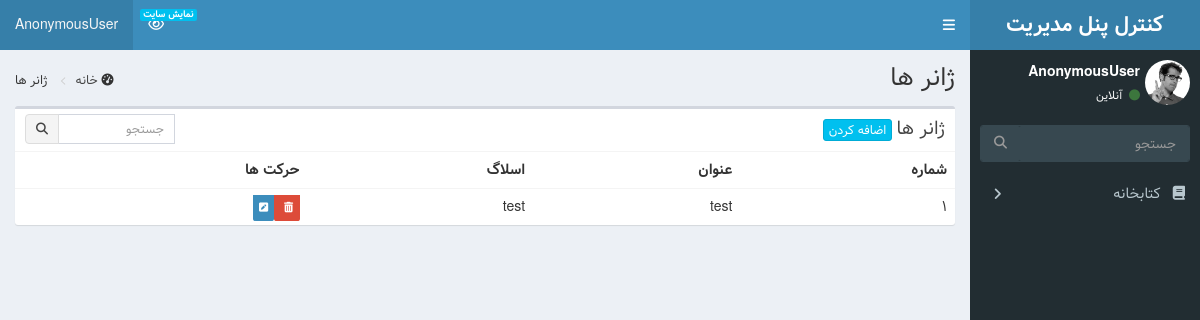
The page /admin_panel/genres/ on the database as committed earlier.
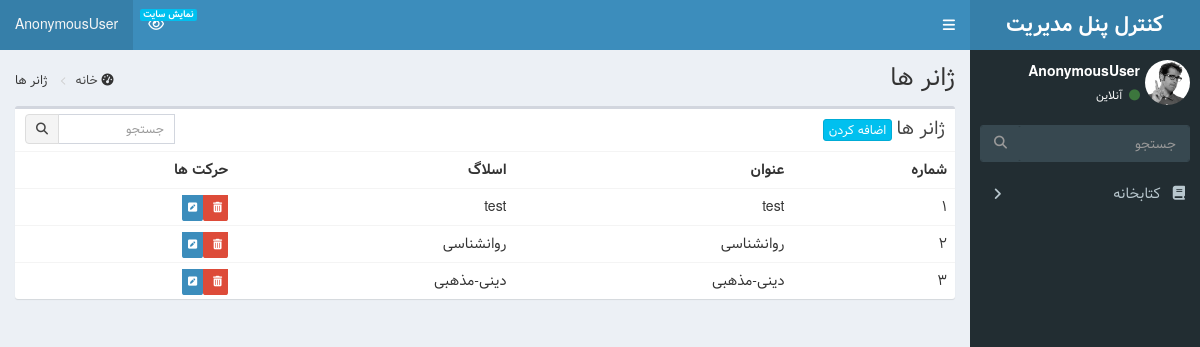
The same page on the database as committed later.
### library/models.py (models this page shows, shortened)
class Genres(models.Model):
    title = models.CharField(max_length=50, verbose_name="عنوان")
    slug = models.SlugField(
        max_length=20, allow_unicode=True, unique=True, editable=False
    )

### admin_panel/views.py (the view)
# urls.py: path("genres/", views.GenresListView.as_view(), name="genres_admin"),
class GenresListView(ListView):
    model = models.Genres
    template_name = "admin_panel/genres/genres_list.html"
    context_object_name = "genres"

### admin_panel/templates/admin_panel/genres/genres_list.html (shortened to what this page needs)
{% extends 'admin_panel/basic.html' %}
{% block content %}
<section class="content-header">
    <h1>
        ژانر ها
    </h1>
    <ol class="breadcrumb">
        <li><i class="fa fa-dashboard"></i> <a href="{% url "admin" %}"> خانه </a></li>
        <li> ژانر ها</li>
    </ol>
</section>
<section class="content">
    <div class="row">
        <div class="col-xs-12">
            <div class="box">
                <div class="box-header">
                    <h3 class="box-title"> ژانر ها</h3>
                    <div class="box-tools">
                        <form class="input-group input-group-sm" style="width: 150px;"
                            action="{%url 'translator_search'%}" method="post">
                            <input type="search" name='search' class="form-control pull-right" placeholder="جستجو">
                            <div class="input-group-btn">
                                <button type="submit" class="btn btn-default"><i class="fa fa-search"></i></button>
                            </div>
                        </form>
                    </div>
                    <a class="btn btn-info btn-xs" href="{% url 'genres_create' %}">اضافه کردن</a>
                </div>
                <div class="box-body table-responsive no-padding">
                    <table class="table table-hover">
                        <tbody>
                            <tr>
                                <th>شماره</th>
                                <th>عنوان</th>
                                <th>اسلاگ</th>
                                <th>حرکت ها</th>
                            </tr>
                            {% for genre in genres %}
                            <tr>
                                <td>{{genre.id}}</td>
                                <td>{{genre.title}}</td>
                                <td>{{genre.slug}}</td>
                                <td>
                                    <a href="{%url 'genre_delete' genre.pk%}" class="label-danger">
                                        <span class="label label-danger">
                                            <i class="fa fa-trash"></i>
                                        </span>
                                    </a>
                                    <a href="{%url 'genre_update' genre.pk%}" class="label-primary">
                                        <span class="label label-primary">
                                            <i class="fa  fa-pencil-square"></i>
                                        </span>
                                    </a>
                                </td>
                            </tr>
                            {% endfor %}
                        </tbody>
                    </table>
                </div>
            </div>
        </div>
    </div>
</section>
{% endblock content %}

### admin_panel/templates/admin_panel/basic.html (shortened to what this page needs)
{% load static %}
<!DOCTYPE html>
<html>
<head>
  <link rel="stylesheet" href="{% static 'admin_panel/dist/css/bootstrap-theme.css' %}">
  <link rel="stylesheet" href="{% static 'admin_panel/dist/css/rtl.css' %}">
  <link rel="stylesheet" href="{% static 'admin_panel/bower_components/font-awesome/css/font-awesome.min.css' %}">
  <link rel="stylesheet" href="{% static 'admin_panel/bower_components/Ionicons/css/ionicons.min.css' %}">
  <link rel="stylesheet" href="{% static 'admin_panel/dist/css/AdminLTE.css' %}">
  <link rel="stylesheet" href="{% static 'admin_panel/dist/css/skins/skin-blue.min.css' %}">
  <link rel="stylesheet" href="{% static 'admin_panel/dist/css/custom.css' %}">
</head>
<body class="hold-transition skin-blue sidebar-mini">
  <div class="wrapper">
    <header class="main-header">
      <a href="{% url 'admin' %}" class="logo">
        <span class="logo-lg"><b>کنترل پنل مدیریت</b></span>
      </a>
      <nav class="navbar navbar-static-top">
        <a href="#" class="sidebar-toggle" data-toggle="push-menu" role="button">
        </a>
        <div class="navbar-custom-menu">
          <ul class="nav navbar-nav">
            <li class="dropdown messages-menu">
              <a href="/" target="_blank">
                <i class="fa fa-eye"></i>
                <span class="label label-info">نمایش سایت</span>
              </a>
            </li>
            <li class="user user-menu">
              <a class="dropdown-toggle" data-toggle="dropdown">
                <span class="hidden-xs">{{request.user}}</span>
              </a>
            </li>
          </ul>
        </div>
      </nav>
    </header>
    <aside class="main-sidebar">
      <section class="sidebar">
        <div class="user-panel">
          <div class="pull-right image">
            <img src="{% static 'admin_panel/dist/img/user2-160x160.jpg' %}" class="img-circle" alt="User Image">
          </div>
          <div class="pull-right info">
            <p>{{request.user}}</p>
            <a><i class="fa fa-circle text-success"></i> آنلاین</a>
          </div>
        </div>
        <form action="#" method="get" class="sidebar-form">
          <div class="input-group">
            <input type="text" name="q" class="form-control" placeholder="جستجو">
            <span class="input-group-btn">
              <button type="submit" name="search" id="search-btn" class="btn btn-flat"><i class="fa fa-search"></i>
              </button>
            </span>
          </div>
        </form>
        <ul class="sidebar-menu" data-widget="tree">
          <li class="treeview">
            <a href="#"><i class="fa fa-book"></i> <span>کتابخانه</span>
              <span class="pull-left-container">
                <i class="fa fa-angle-right pull-left"></i>
              </span>
            </a>
          </li>
        </ul>
      </section>
    </aside>
    <div class="content-wrapper">
      {% block content %}{% endblock content %}
    </div>
  </div>
</body>
</html>

Rows that differ between the two databases and show on the page:
added Genres: id "2", title "روانشناسی", slug "روانشناسی"
added Genres: id "3", title "دینی-مذهبی", slug "دینی-مذهبی"
